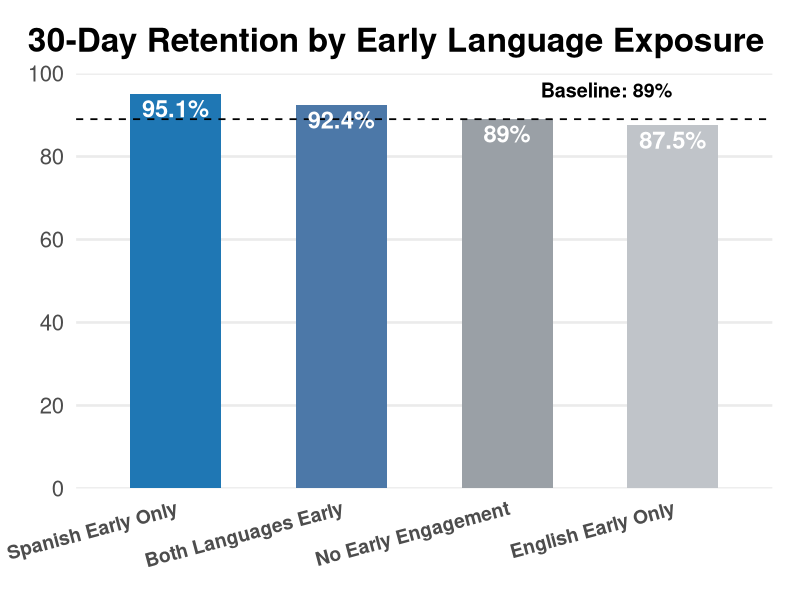
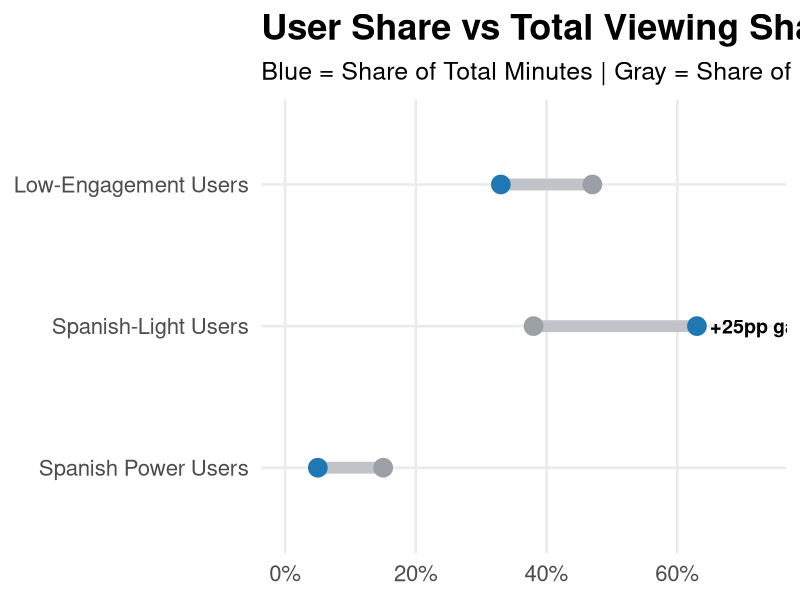
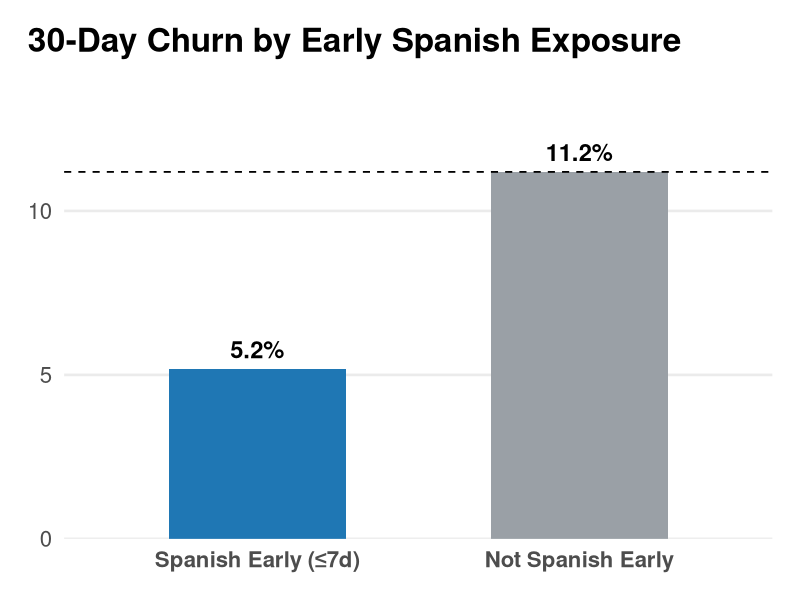

These charts were generated, in order, by the following R code:
## ---- chunk 1
library(readr)
library(dplyr)
library(ggplot2)
library(scales)

## ---- chunk 2
library(readr)
library(dplyr)
library(ggplot2)
library(scales)

kpi <- read_csv("data/clean_retention_early_group_30d.csv") %>%
  mutate(
    retention = retention_30d * 100,
    group = early_group
  ) %>%
  arrange(desc(retention)) %>%
  mutate(group = factor(group, levels = group))

group_colors <- c(
  "Spanish Early Only" = "#1f77b4",
  "Both Languages Early" = "#4c78a8",
  "No Early Engagement" = "#9aa0a6",
  "English Early Only" = "#c0c4c9"
)

base_theme <- theme_minimal(base_size = 20) +
  theme(
    panel.grid.major.x = element_blank(),
    panel.grid.minor = element_blank(),
    axis.title.x = element_blank(),
    axis.text.x = element_text(face = "bold"),
    axis.title.y = element_text(face = "bold"),
    plot.title = element_text(face = "bold", size = 24),
    plot.title.position = "plot",
    legend.position = "none"
  )

# Baseline reference line
baseline <- kpi$retention[kpi$group == "No Early Engagement"][1]

ggplot(kpi, aes(x = group, y = retention, fill = group)) +
  geom_col(width = 0.55) +
  
  # Thinner dashed baseline
  geom_hline(
    yintercept = baseline,
    linetype = "dashed",
    linewidth = 0.6,   # thinner line
    color = "black"
  ) +
  
  geom_text(
    aes(label = paste0(round(retention, 1), "%")),
    vjust = 1.3,
    color = "white",
    size = 6,
    fontface = "bold"
  ) +
  
  # Baseline label moved to right side and above line
annotate(
  "text",
  x = length(levels(kpi$group)),  # far right category
  y = baseline + 7,               # slightly above dashed line
  label = paste0("Baseline: ", round(baseline, 1), "%"),
  hjust = 1,                      # right-align text
  size = 5,
  fontface = "bold",
  color = "black"
)+
  
  scale_fill_manual(values = group_colors) +
  scale_y_continuous(
    limits = c(0, 100),
    breaks = seq(0, 100, 20),
    expand = c(0, 0)
  ) +
  labs(
    title = "30-Day Retention by Early Language Exposure",
    y = NULL
  ) +
  base_theme +
  theme(
    axis.text.x = element_text(size = 14, angle = 15, hjust = 1),
    plot.margin = margin(20, 20, 20, 20)
  )
## ---- chunk 3
library(dplyr)
library(tidyr)
library(ggplot2)
library(scales)
library(readr)

cluster_profile <- read_csv("data/cluster_profile.csv") %>%
  mutate(
    pct_users = as.numeric(sub("%","", pct_users)) / 100,
    pct_total_minutes = as.numeric(sub("%","", pct_total_minutes)) / 100
  ) %>%
  mutate(
    cluster_name = case_when(
      cluster_name == "English-First / At-Risk" ~ "Spanish Power Users",
      cluster_name == "Spanish Power Users" ~ "Spanish-Light Users",
      cluster_name == "Spanish-Light Users" ~ "Low-Engagement Users"
    )
  ) %>%
  mutate(
    cluster_name = factor(cluster_name, levels = c(
      "Spanish Power Users",
      "Spanish-Light Users",
      "Low-Engagement Users"
    ))
  )

cluster_profile <- cluster_profile %>%
  mutate(gap = pct_total_minutes - pct_users)

# Identify segment with largest positive gap
top_gap <- cluster_profile %>%
  arrange(desc(gap)) %>%
  slice(1)

ggplot(cluster_profile, aes(y = cluster_name)) +
  
  geom_segment(
    aes(x = pct_users, xend = pct_total_minutes, yend = cluster_name),
    linewidth = 4,
    color = "#c0c4c9"
  ) +
  
  geom_point(aes(x = pct_users), size = 6, color = "#9aa0a6") +
  geom_point(aes(x = pct_total_minutes), size = 6, color = "#1f77b4") +
  
  # Gap annotation
  annotate(
    "text",
    x = top_gap$pct_total_minutes + 0.02,
    y = top_gap$cluster_name,
    label = paste0("+", round(top_gap$gap * 100, 1), "pp gap"),
    fontface = "bold",
    size = 5,
    hjust = 0
  ) +
  
  scale_x_continuous(
    labels = scales::percent_format(accuracy = 1),
    limits = c(0, max(cluster_profile$pct_total_minutes) + 0.1)
  ) +
  
  labs(
    title = "User Share vs Total Viewing Share",
    subtitle = "Blue = Share of Total Minutes | Gray = Share of Users",
    x = NULL,
    y = NULL
  ) +
  
  theme_minimal(base_size = 20) +
  theme(
    plot.title = element_text(face = "bold", size = 26),
    plot.subtitle = element_text(size = 18),
    panel.grid.minor = element_blank()
  )



## ---- chunk 4
library(readr)
library(dplyr)
library(ggplot2)
library(scales)

churn_kpi <- read_csv("data/churn_spanish_early_30d.csv") %>%
  mutate(
    group = ifelse(spanish_early == 1, "Spanish Early (≤7d)", "Not Spanish Early"),
    churn = churn_30d * 100
  ) %>%
  select(group, users, churn) %>%
  mutate(group = factor(group, levels = c("Spanish Early (≤7d)", "Not Spanish Early")))

group_colors <- c(
  "Spanish Early (≤7d)" = "#1f77b4",
  "Not Spanish Early"   = "#9aa0a6"
)

baseline <- churn_kpi$churn[churn_kpi$group == "Not Spanish Early"][1]

ggplot(churn_kpi, aes(x = group, y = churn, fill = group)) +
  geom_col(width = 0.55) +
  
  # Baseline (Not Spanish Early)
  geom_hline(
    yintercept = baseline,
    linetype = "dashed",
    linewidth = 0.6,
    color = "black"
  ) +
  
  # % labels above bars
  geom_text(
    aes(label = paste0(round(churn, 1), "%")),
    vjust = -0.6,
    color = "black",
    size = 6,
    fontface = "bold"
  ) +
  
  # Baseline label on right side, slightly above line

  
  scale_fill_manual(values = group_colors) +
  scale_y_continuous(
    limits = c(0, max(churn_kpi$churn) + 3),
    breaks = seq(0, 20, 5),
    expand = c(0, 0)
  ) +
  labs(
    title = "30-Day Churn by Early Spanish Exposure",
    y = NULL
  ) +
  
  theme_minimal(base_size = 20) +
  theme(
    panel.grid.major.x = element_blank(),
    panel.grid.minor = element_blank(),
    axis.title.x = element_blank(),
    axis.text.x = element_text(face = "bold", size = 16),
    plot.title = element_text(face = "bold", size = 24),
    plot.title.position = "plot",
    legend.position = "none",
    plot.margin = margin(20, 20, 20, 20)
  )
